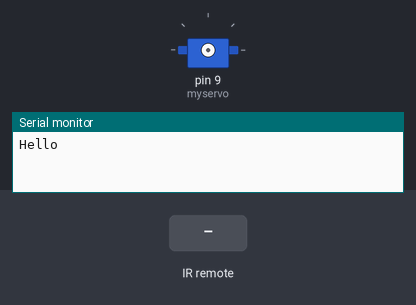
Bench run of a program on a simulated Arduino Uno, built with avr-gcc and run on an emulated ATmega328P. Shown: servo, the last lines printed to the serial monitor. Inputs (shaded band) come from the test bench.

Above: at 1.2 s.
1.3 s: infrared code 0x2 received
2.8 s: infrared code 0x2 received
At 3.4 s:
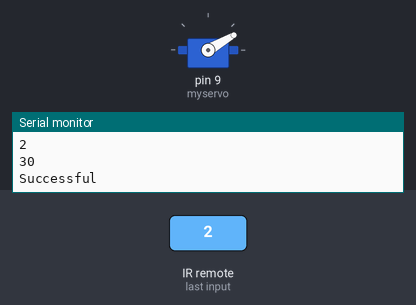
4.3 s: infrared code 0x3 received
At 4.6 s:
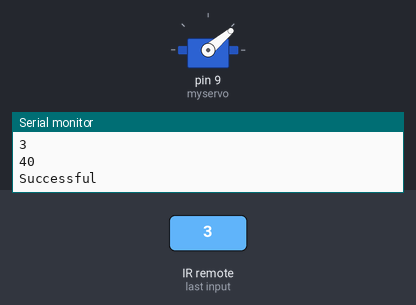
Timing chart, 0 to 7.3 s (numbered marks = the images above; inputs shaded):
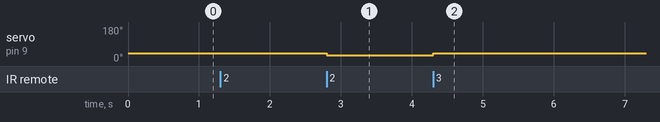

The program:

main.cpp
```cpp
#include <Arduino.h>
#include <IRremote.h>
#include <Servo.h>

void volumeUp(void);
void volumeDown(void);

Servo myservo;
int vol = 50;

void setup() {
  // put your setup code here, to run once:
  Serial.begin(9600);
  Serial.println("Hello");
  IrReceiver.begin(13, ENABLE_LED_FEEDBACK);
}

void loop() {
  // put your main code here, to run repeatedly:
  if (IrReceiver.decode()) {
    int command = IrReceiver.decodedIRData.command;
    Serial.println(command);

    if (command == 2) {
      myservo.attach(9);

      if (myservo.attached()) {
        volumeUp();
      }

      if (myservo.attached()) {
        myservo.detach();
      }
    }

    else if (command == 3) {
      myservo.attach(9);

      if (myservo.attached()) {
        volumeDown();
      }

      if (myservo.attached()) {
        myservo.detach();
      }
    }
    IrReceiver.resume();
  }
}

void volumeUp() {
  if (vol > 20) {
    vol = vol - 10;
    Serial.println(vol);
    myservo.write(vol);
    delay(200);
    myservo.detach();
    Serial.println("Successful");
  }
}

void volumeDown() {
  if (vol < 120) {
    vol = vol + 10;
    Serial.println(vol);
    myservo.write(vol);
    delay(200);
    myservo.detach();
    Serial.println("Successful");
  }
}
```

Measured:
- after the input at 2.8 s, servo on pin 9 (myservo): 40° → 30° at once
- after the input at 4.3 s, servo on pin 9 (myservo): 30° → 40° at once
